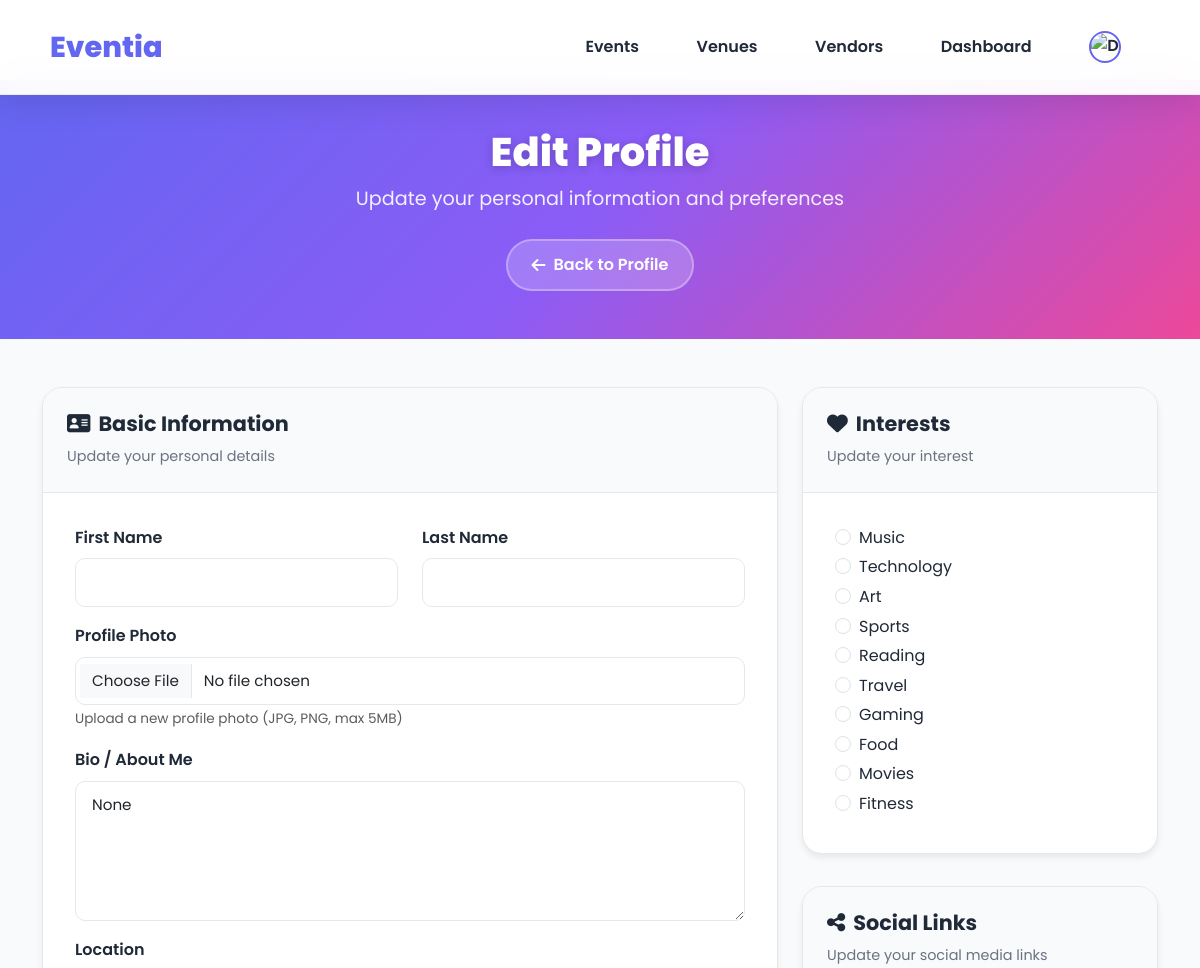
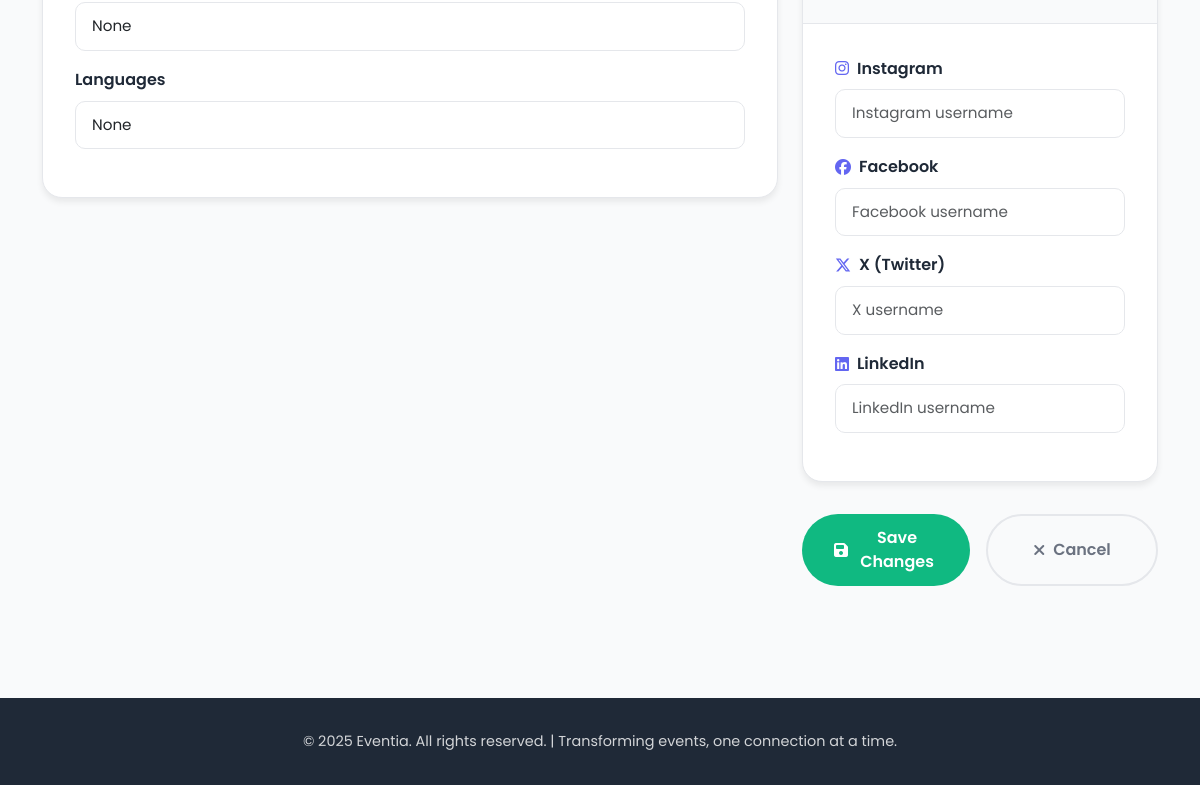
Page /editprofile/ (signed in) on the committed database (2 pictures, top to bottom).
### core/models.py (models this page shows, shortened)
class UserProfile(models.Model):
    ROLE_CHOICES = [
        ('attendee', 'Attendee'),
        ('organizer', 'Event Organizer'),
        ('vendor', 'Vendor'),
        ('Venue_owner', 'Venue Owner'),
    ]
    user = models.OneToOneField(User, on_delete=models.CASCADE)
    role = models.CharField(max_length=20, choices=ROLE_CHOICES, default='attendee')  # NEW FIELD
    bio = models.TextField(blank=True, null=True)
    location = models.CharField(max_length=200, blank=True, null=True)
    languages = models.CharField(max_length=200, blank=True, null=True)
    instagram = models.CharField(max_length=255, blank=True, null=True)
    facebook = models.CharField(max_length=255, blank=True, null=True)
    twitter = models.CharField(max_length=255, blank=True, null=True)
    linkedin = models.CharField(max_length=255, blank=True, null=True)
    interests = models.CharField(max_length=100, blank=True, null=True)
    profile_image = models.ImageField(upload_to="profiles/", blank=True, null=True)

### core/views.py (the view, shortened to what this page needs)
# urls.py: path('editprofile/', views.editprofile, name='editprofile'),
@login_required
def editprofile(request):
    user = request.user
    user_profile = request.user.userprofile
    interest_choices = ["Music", "Technology", "Art", "Sports", "Reading",
                        "Travel", "Gaming", "Food", "Movies", "Fitness"]
    return render(request, 'core/editprofile.html', {
        "user": user,
        "profile": user_profile,
        "interest_choices": interest_choices
    })

### core/context_processors.py (called while the page is built)
def user_profile(request):
    if request.user.is_authenticated:
        profile = UserProfile.objects.filter(user=request.user).first()
        return {'user_profile': profile}
    return {}

### core/templates/core/editprofile.html (shortened to what this page needs)
<!DOCTYPE html>
<html lang="en">
<head>
    <link href="https://cdn.jsdelivr.net/npm/bootstrap@5.3.3/dist/css/bootstrap.min.css" rel="stylesheet">
    <link rel="stylesheet" href="https://cdnjs.cloudflare.com/ajax/libs/font-awesome/6.5.1/css/all.min.css">
    <link href="https://unpkg.com/aos@2.3.1/dist/aos.css" rel="stylesheet">
    <link rel="stylesheet" href="/static/css/editprofile.css">
    <link rel="stylesheet" href="/static/css/utils.css">
</head>
<body>
   {% if user.is_authenticated %}
        {% include 'core/partials/header_dashboard.html' %}
    {% else %}
        {% include 'core/partials/header_public.html' %}
    {% endif %}
    <div class="edit-profile-container">
        <div class="edit-profile-header">
            <div class="container">
                <div class="row align-items-center">
                    <div class="col-12">
                        <div class="header-content" data-aos="fade-up">
                            <h1 class="page-title">Edit Profile</h1>
                            <p class="page-subtitle">Update your personal information and preferences</p>
                            <div class="back-to-profile">
                                <a href="{% url 'profile' request.user.id %}" class="btn btn-back">
                                    <i class="fas fa-arrow-left me-2"></i>Back to Profile
                                </a>
                            </div>
                        </div>
                    </div>
                </div>
            </div>
        </div>
        <div class="edit-profile-content">
            <div class="container">
                <div class="row">
                    <div class="col-lg-8">
                        <div class="edit-section" data-aos="fade-up">
                            <div class="section-header">
                                <h3 class="section-title">
                                    <i class="fas fa-address-card me-2"></i>Basic Information
                                </h3>
                                <p class="section-subtitle">Update your personal details</p>
                            </div>
                            <div class="section-content">
                                <form method="POST" enctype="multipart/form-data">
                                    <div class="row">
                                        <div class="col-md-6 mb-3">
                                            <label for="first_name" class="form-label">First Name</label>
                                            <input type="text" class="form-control" id="first_name" name="first_name" value="{{ user.first_name }}">
                                        </div>
                                        <div class="col-md-6 mb-3">
                                            <label for="last_name" class="form-label">Last Name</label>
                                            <input type="text" class="form-control" id="last_name" name="last_name" value="{{ user.last_name }}">
                                        </div>
                                    </div>
                                    <div class="mb-3">
                                        <label for="profile_photo" class="form-label">Profile Photo</label>
                                        <div class="avatar-upload-container">
                                            <div class="upload-controls">
                                                <input type="file" class="form-control" id="profile_photo" name="profile_photo" accept="image/*">
                                                <small class="form-text text-muted">Upload a new profile photo (JPG, PNG, max 5MB)</small>
                                            </div>
                                        </div>
                                    </div>
                                    <div class="mb-3">
                                        <label for="bio" class="form-label">Bio / About Me</label>
                                        <textarea class="form-control" id="bio" name="bio" rows="5">{{ profile.bio }}</textarea>
                                    </div>
                                    <div class="mb-3">
                                        <label for="location" class="form-label">Location</label>
                                        <input type="text" class="form-control" id="location" name="location" value="{{ profile.location }}">
                                    </div>
                                    <div class="mb-3">
                                        <label for="languages" class="form-label">Languages</label>
                                        <input type="text" class="form-control" id="languages" name="languages" value="{{ profile.languages }}">
                                    </div>
                            </div>
                        </div>
                    </div>
                    <div class="col-lg-4">
                    <div class="edit-section" data-aos="fade-up" data-aos-delay="200">
                        <div class="section-header">
                            <h3 class="section-title">
                                <i class="fas fa-heart me-2"></i>Interests
                            </h3>
                            <p class="section-subtitle">Update your interest</p>
                        </div>
                        <div class="section-content">
                            {% for choice in interest_choices %}
                                <div class="form-check mb-1">
                                    <input class="form-check-input" type="radio"
                                           name="interest" value="{{ choice }}" id="interest-{{ forloop.counter }}"
                                           {% if profile.interests == choice %}checked{% endif %}>
                                    <label class="form-check-label" for="interest-{{ forloop.counter }}">
                                        {{ choice }}
                                    </label>
                                </div>
                            {% endfor %}
                        </div>
                    </div>
                        <div class="edit-section" data-aos="fade-up" data-aos-delay="300">
                            <div class="section-header">
                                <h3 class="section-title">
                                    <i class="fas fa-share-alt me-2"></i>Social Links
                                </h3>
                                <p class="section-subtitle">Update your social media links</p>
                            </div>
                            <div class="section-content">
                                <div class="social-link-edit">
                                    <label for="instagram" class="form-label">
                                        <i class="fab fa-instagram me-2"></i>Instagram
                                    </label>
                                    <input type="text" class="form-control" id="instagram" name="instagram" placeholder="Instagram username">
                                </div>
                                <div class="social-link-edit">
                                    <label for="facebook" class="form-label">
                                        <i class="fab fa-facebook me-2"></i>Facebook
                                    </label>
                                    <input type="text" class="form-control" id="facebook" name="facebook" placeholder="Facebook username">
                                </div>
                                <div class="social-link-edit">
                                    <label for="twitter" class="form-label">
                                        <i class="fab fa-x-twitter me-2"></i>X (Twitter)
                                    </label>
                                    <input type="text" class="form-control" id="twitter" name="twitter" placeholder="X username">
                                </div>
                                <div class="social-link-edit">
                                    <label for="linkedin" class="form-label">
                                        <i class="fab fa-linkedin me-2"></i>LinkedIn
                                    </label>
                                    <input type="text" class="form-control" id="linkedin" name="linkedin" placeholder="LinkedIn username">
                                </div>
                            </div>
                        </div>
                        <div class="save-actions" data-aos="fade-up" data-aos-delay="400">
                            <button type="submit" class="btn btn-save">
                                <i class="fas fa-save me-2"></i>Save Changes
                            </button>
                            <a href="#" class="btn btn-cancel">
                                <i class="fas fa-times me-2"></i>Cancel
                            </a>
                        </div>
                    </div>
                </div>
            </div>
        </div>
    </div>
    <footer class="footer">
        <div class="container">
            <div class="footer-bottom">
                <p>© 2025 Eventia. All rights reserved. | Transforming events, one connection at a time.</p>
            </div>
        </div>
    </footer>
</body>
</html>

### core/static/css/editprofile.css (style rules this page uses)
:root { --primary-color: #6366f1; --primary-dark: #4f46e5; --secondary-color: #ec4899; --accent-color: #8b5cf6; --success-color: #10b981; --warning-color: #f59e0b; --danger-color: #ef4444; --text-dark: #1f2937; --text-light: #6b7280; --bg-light: #f9fafb; --bg-white: #ffffff; --border-color: #e5e7eb; --gradient-primary: linear-gradient(135deg, #6366f1 0%, #8b5cf6 50%, #ec4899 100%); --gradient-secondary: linear-gradient(135deg, #ec4899 0%, #8b5cf6 100%); --gradient-accent: linear-gradient(135deg, #8b5cf6 0%, #6366f1 100%); --shadow-sm: 0 2px 4px rgba(0, 0, 0, 0.05); --shadow-md: 0 4px 6px rgba(0, 0, 0, 0.07); --shadow-lg: 0 10px 15px rgba(0, 0, 0, 0.1); --shadow-xl: 0 20px 25px rgba(0, 0, 0, 0.1); --shadow-2xl: 0 25px 50px rgba(0, 0, 0, 0.15); }
* { margin: 0; padding: 0; box-sizing: border-box; }
body { font-family: 'Poppins', sans-serif; background: var(--bg-light); color: var(--text-dark); overflow-x: hidden; line-height: 1.6; }
.edit-profile-container { min-height: calc(100vh - 80px); margin-top: 80px; }
.edit-profile-header { background: var(--gradient-primary); color: white; padding: 3rem 0; position: relative; overflow: hidden; }
.edit-profile-header::before { content: ''; position: absolute; top: 0; left: 0; right: 0; bottom: 0; background: url("https://images.unsplash.com/photo-1511795409834-ef04bbd61622?auto=format&fit=crop&w=1600&q=80") center/cover; opacity: 0.1; z-index: 0; }
.edit-profile-header > .container { position: relative; z-index: 1; }
.header-content { text-align: center; }
.page-title { font-size: 2.5rem; font-weight: 800; margin-bottom: 0.5rem; text-shadow: 0 2px 10px rgba(0, 0, 0, 0.2); }
.page-subtitle { font-size: 1.2rem; opacity: 0.9; margin-bottom: 1.5rem; }
.btn-back { background: rgba(255, 255, 255, 0.2); color: white; border: 2px solid rgba(255, 255, 255, 0.3); border-radius: 50px; padding: 0.75rem 1.5rem; font-weight: 600; transition: all 0.3s ease; text-decoration: none; display: inline-flex; align-items: center; }
.edit-profile-content { padding: 3rem 0; }
.edit-section { background: white; border-radius: 20px; box-shadow: var(--shadow-md); border: 1px solid var(--border-color); overflow: hidden; transition: all 0.3s ease; margin-bottom: 2rem; }
.section-header { background: var(--bg-light); padding: 1.5rem; border-bottom: 1px solid var(--border-color); }
.section-title { font-size: 1.3rem; font-weight: 700; color: var(--text-dark); margin: 0; }
.section-subtitle { font-size: 0.9rem; color: var(--text-light); margin: 0.5rem 0 0; }
.section-content { padding: 2rem; }
.form-label { font-weight: 600; color: var(--text-dark); margin-bottom: 0.5rem; }
.form-control { border: 1px solid var(--border-color); border-radius: 10px; padding: 0.75rem 1rem; font-size: 0.95rem; transition: all 0.3s ease; }
.form-text { font-size: 0.85rem; color: var(--text-light); }
.avatar-upload-container { display: flex; align-items: center; gap: 1.5rem; }
.upload-controls { flex: 1; }
.social-link-edit { margin-bottom: 1rem; }
.social-link-edit .form-label { display: flex; align-items: center; font-weight: 600; color: var(--text-dark); }
.social-link-edit .form-label i { color: var(--primary-color); margin-right: 0.5rem; }
.save-actions { display: flex; gap: 1rem; margin-top: 2rem; }
.btn-save { background: var(--success-color); color: white; border: none; border-radius: 50px; padding: 0.75rem 2rem; font-weight: 600; transition: all 0.3s ease; display: inline-flex; align-items: center; flex: 1; justify-content: center; }
.btn-cancel { background: transparent; color: var(--text-light); border: 2px solid var(--border-color); border-radius: 50px; padding: 0.75rem 2rem; font-weight: 600; transition: all 0.3s ease; display: inline-flex; align-items: center; flex: 1; justify-content: center; text-decoration: none; }
.footer { background: var(--text-dark); color: white; padding: 2rem 0; margin-top: 4rem; }
.footer-bottom { text-align: center; color: rgba(255, 255, 255, 0.8); padding: 0; }
.footer-bottom p { margin: 0; font-size: 0.9rem; }
.edit-section { animation: fadeInUp 0.6s ease; }

### rows in the picture
UserProfile: bio "None", location "None", languages "None", interests "☐ Music" "☐ Technology" "☐ Art" "☐ Sports" "☐ Reading" "☐ Travel" "☐ Gaming" "☐ Food" "☐ Movies" "☐ Fitness"

### other values in the picture
{{ choice }} "Music" "Technology" "Art" "Sports" "Reading" "Travel" "Gaming" "Food" "Movies" "Fitness"
